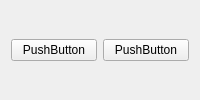
<?xml version="1.0" encoding="UTF-8"?>
<ui version="4.0">
 <class>WidgetViewer</class>
  <widget class="QWidget" name="verticalLayoutWidget">
   <property name="windowTitle">
    <string>Form</string>
   </property>
   <layout class="QVBoxLayout" name="verticalLayout">
    <item>
     <layout class="QHBoxLayout" name="horizontalLayout">
      <item>
       <widget class="QPushButton" name="pushButton">
        <property name="text">
         <string>PushButton</string>
        </property>
       </widget>
      </item>
      <item>
       <widget class="QPushButton" name="pushButton_2">
        <property name="text">
         <string>PushButton</string>
        </property>
       </widget>
      </item>
     </layout>
    </item>
   </layout>
  </widget>
 <resources/>
 <connections/>
</ui>
